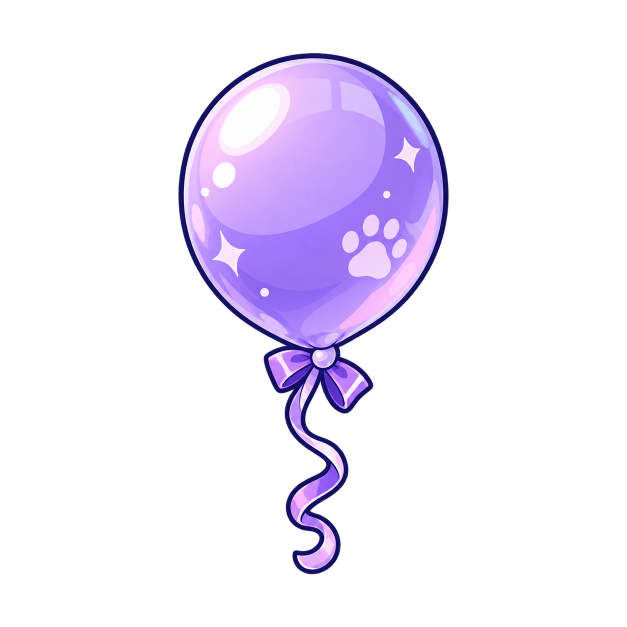
#> input picture assets/items/balloon.png, 1254 x 1254 px (shown at 1/2 size)
$ python -i assemble_native_alpha.py   (imports and definitions only)
#> lines starting #> are read from the running program, lines starting #| are printed output that depends on the picture
"""Assemble generated RGBA frames; never removes or replaces a background."""
import argparse
import json
from pathlib import Path
from PIL import Image

COUNTS = [6, 8, 8, 4, 5, 8, 6, 6, 6, 8, 8]

def read_frame(path):
#> called with path = '../../../../assets/items/balloon.png'
    with Image.open(path) as source:
#> source is the input picture: PIL image 1254x1254 RGBA; mean R, G, B, A 33, 26.9, 43.1, 46.3
        if 'A' not in source.getbands():
            raise ValueError(f'{path}: native alpha required')
        image = source.convert('RGBA')
    alpha = image.getchannel('A')
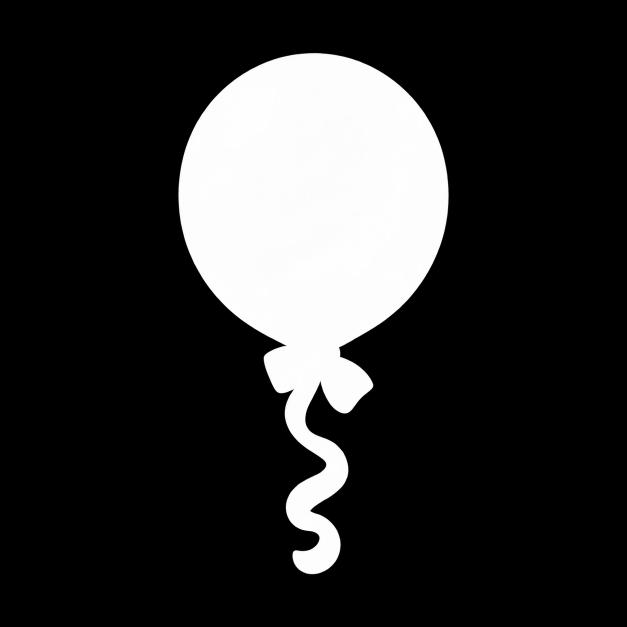
#> alpha: PIL image 1254x1254 L (shown at 1/2 size); min 0, max 255, mean 46.3
    histogram = alpha.histogram()
#> histogram = 256 values, max 1277553 at index 0, min 6 at index 127, mean 6142.6
    if histogram[0] < image.width * image.height * .1 or not alpha.getbbox():
        raise ValueError(f'{path}: missing transparent margins or empty frame')
    bounds = alpha.getbbox()
#> bounds = (49, 103, 1218, 1198)
    if bounds[0] == 0 or bounds[1] == 0 or bounds[2] == image.width or bounds[3] == image.height:
        raise ValueError(f'{path}: source touches canvas edge')
    return image.crop(bounds)
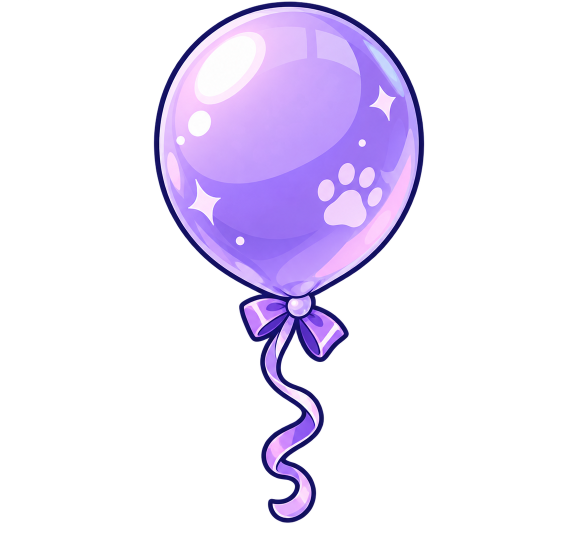
#> returned value: PIL image 1169x1095 RGBA (shown at 1/2 size); mean R, G, B, A 40.6, 33.1, 53, 56.9; transparent parts drawn white

def assemble(manifest_path, output):
    manifest_path, output = Path(manifest_path), Path(output)
    manifest = json.loads(manifest_path.read_text(encoding='utf-8-sig'))
    rows = manifest['rows']
    if len(rows) != 11 or [len(row) for row in rows] != COUNTS:
        raise ValueError('Exact v2 row counts required')
    paths = [path for row in rows for path in row] + [manifest['neutral']]
    frames = [read_frame(manifest_path.parent / path) for path in paths]
    scale = min(176 / max(f.width for f in frames), 192 / max(f.height for f in frames))
    atlas = Image.new('RGBA', (1536, 2288))
    locations = [(col, row) for row, count in enumerate(COUNTS) for col in range(count)] + [(6, 0)]
    for frame, (col, row) in zip(frames, locations):
        frame = frame.resize((max(1, round(frame.width * scale)), max(1, round(frame.height * scale))), Image.Resampling.LANCZOS)
        atlas.alpha_composite(frame, (col * 192 + (192-frame.width)//2, row * 208 + 200-frame.height))
    output.parent.mkdir(parents=True, exist_ok=True)
    atlas.save(output, lossless=True)
    report = {'nativeAlpha': True, 'backgroundRemoval': False, 'frames': len(frames), 'sharedScale': scale,
              'width': atlas.width, 'height': atlas.height, 'visualQARequired': True}
    output.with_suffix('.alpha.json').write_text(json.dumps(report, indent=2), encoding='utf-8')
    return report

# [6 lines not run here, left out]

>>> result = read_frame('../../../../assets/items/balloon.png')

$ run again, on assets/items/bomb.png
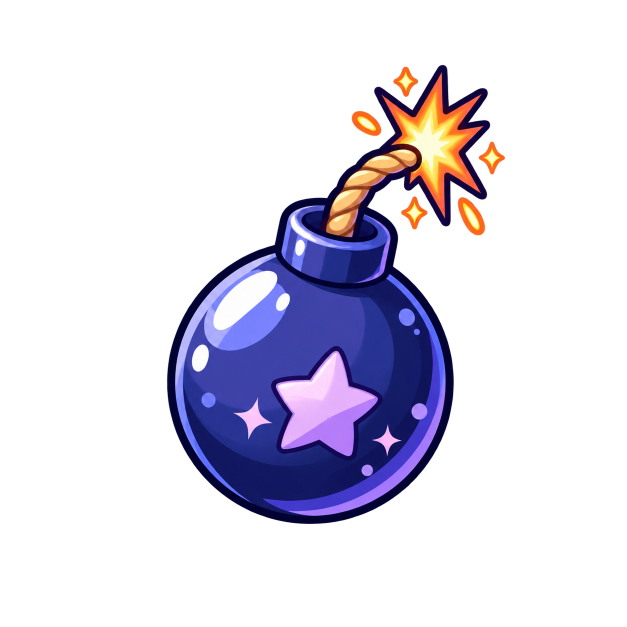
#> input picture assets/items/bomb.png, 1254 x 1254 px (shown at 1/2 size)
#> in read_frame, source is the input picture: PIL image 1254x1254 RGBA; mean R, G, B, A 19.7, 16.5, 30, 53.2
#> in read_frame, `alpha = image.getchannel('A')`:
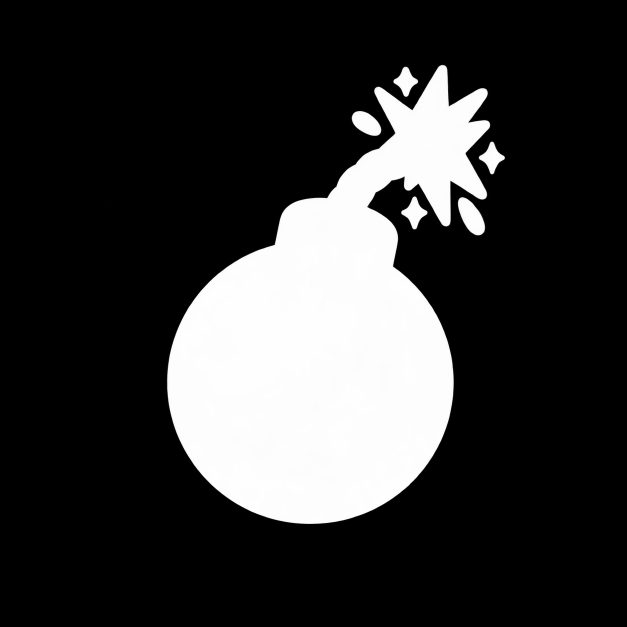
#> alpha: PIL image 1254x1254 L (shown at 1/2 size); min 0, max 255, mean 53.2
#> histogram = 256 values, max 1231262 at index 0, min 11 at index 159, mean 6142.6
#> bounds = (57, 21, 1194, 1198)
#> in read_frame, `return image.crop(bounds)`:
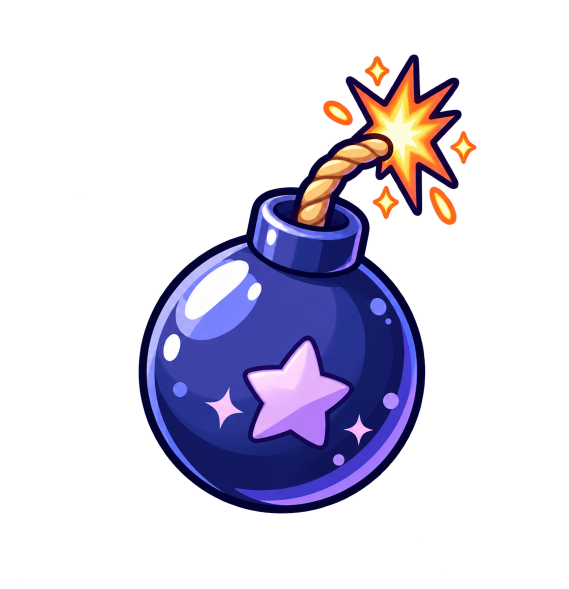
#> returned value: PIL image 1137x1177 RGBA (shown at 1/2 size); mean R, G, B, A 23.1, 19.4, 35.2, 62.5; transparent parts drawn white

$ run again, on assets/items/flask.png
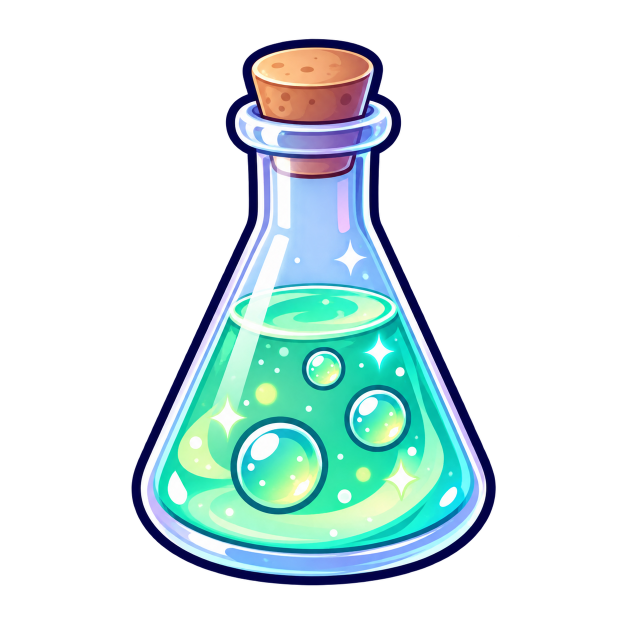
#> input picture assets/items/flask.png, 1254 x 1254 px (shown at 1/2 size)
#> in read_frame, source is the input picture: PIL image 1254x1254 RGBA; mean R, G, B, A 37.4, 57.7, 58, 77.4
#> in read_frame, `alpha = image.getchannel('A')`:
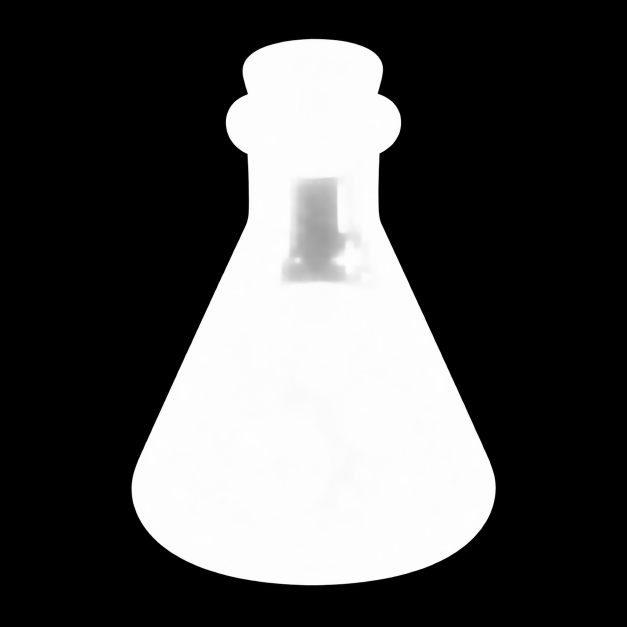
#> alpha: PIL image 1254x1254 L (shown at 1/2 size); min 0, max 255, mean 77.4
#> histogram = 256 values, max 1078050 at index 0, min 7 at index 140, mean 6142.6
#> bounds = (41, 40, 1198, 1183)
#> in read_frame, `return image.crop(bounds)`:
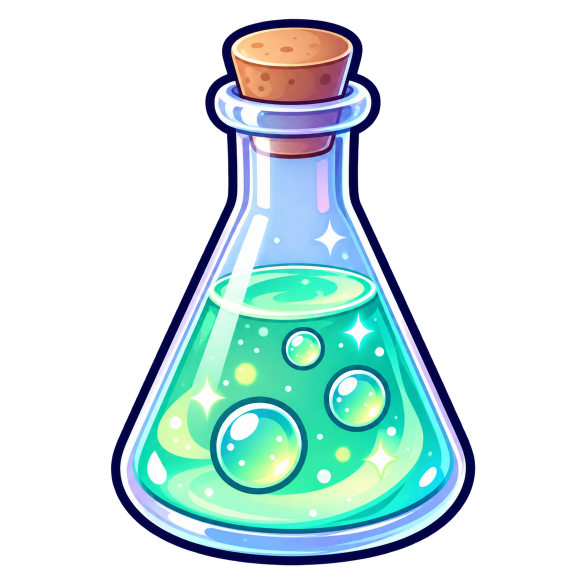
#> returned value: PIL image 1157x1143 RGBA (shown at 1/2 size); mean R, G, B, A 44.5, 68.7, 68.9, 92; transparent parts drawn white
